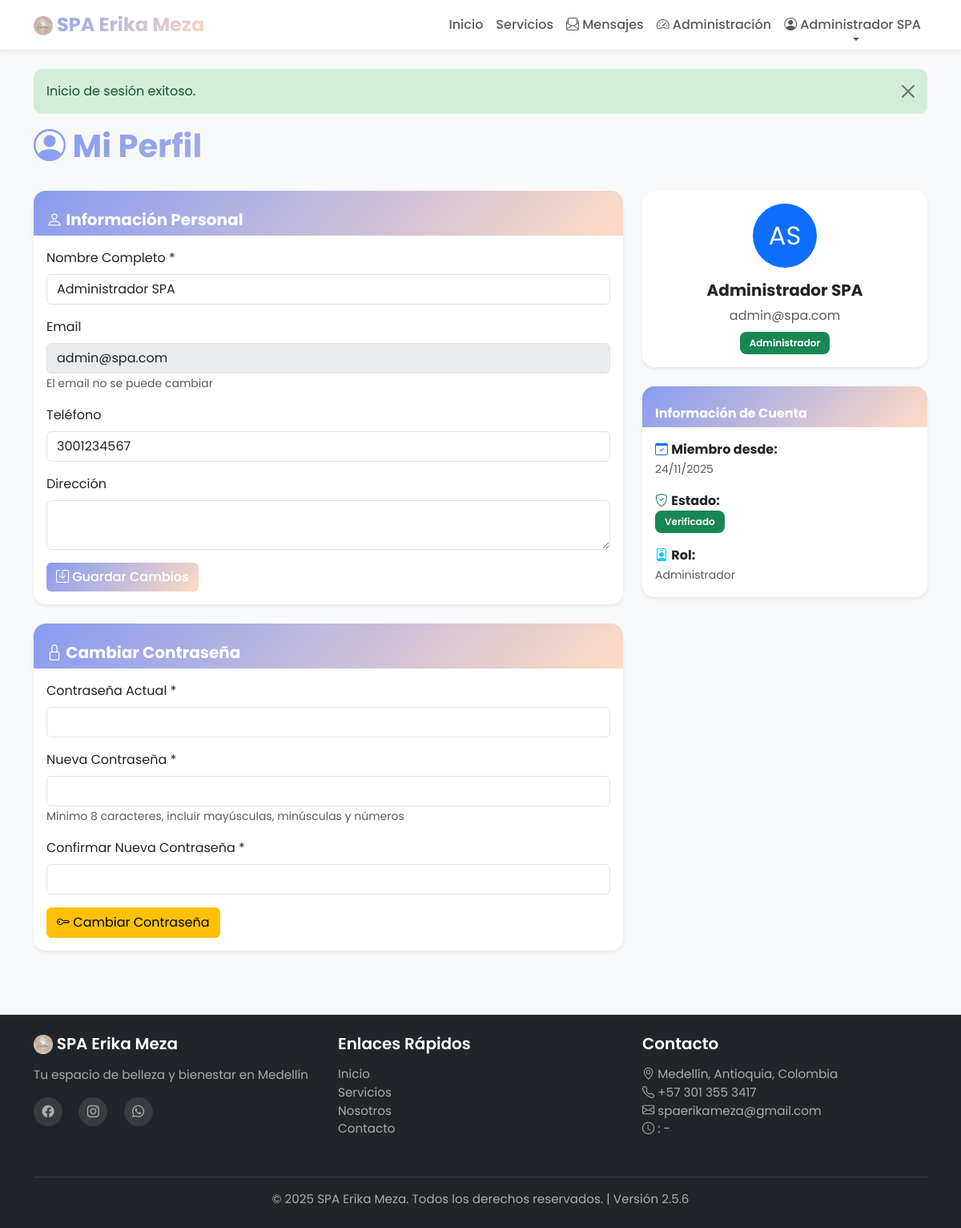
The page /index.php?page=profile (signed in) on the database its author committed.
### tables this page shows
CREATE TABLE usuarios (
    id INT AUTO_INCREMENT PRIMARY KEY,
    email VARCHAR(255) NOT NULL UNIQUE,
    password_hash VARCHAR(255) NOT NULL,
    rol ENUM('cliente', 'especialista', 'administrador') NOT NULL DEFAULT 'cliente',
    nombre VARCHAR(255) NOT NULL,
    telefono VARCHAR(20),
    direccion VARCHAR(255),
    verificado BOOLEAN DEFAULT FALSE,
    codigo_verificacion VARCHAR(6),
    expira_verificacion DATETIME,
    token_restablecido VARCHAR(100),
    expira_restablecido DATETIME,
    creado TIMESTAMP DEFAULT CURRENT_TIMESTAMP,
    actualizado TIMESTAMP DEFAULT CURRENT_TIMESTAMP ON UPDATE CURRENT_TIMESTAMP,
    INDEX idx_email (email),
    INDEX idx_role (rol)
);

### app/models/User.php (called while the page is built, shortened)
<?php
class User {
    private $conn;
    private $table = 'usuarios';
    public function __construct($db) {
        $this->conn = $db;
    }
    public function findById($id) {
        $query = "SELECT * FROM " . $this->table . " WHERE id = :id LIMIT 1";
        $stmt = $this->conn->prepare($query);
        $stmt->bindParam(':id', $id);
        $stmt->execute();
        return $stmt->fetch();
    }
}
?>

### app/helpers/sanitize.php (called while the page is built, shortened)
<?php
function e($data) {
    return htmlspecialchars($data, ENT_QUOTES, 'UTF-8');
}
function formatDate($fecha, $format = 'd/m/Y') {
    return date($format, strtotime($fecha));
}
function getInitials($nombre) {
    $words = explode(' ', $nombre);
    $initials = '';
    foreach ($words as $word) {
        $initials .= strtoupper(substr($word, 0, 1));
    }
    return substr($initials, 0, 2);
}
?>

### app/views/user/profile.php (the view, shortened to what this page needs)
<?php
require_once APP_PATH . '/models/User.php';
$database = new Database();
$db = $database->getConnection();
$userModel = new User($db);
$user = $userModel->findById(getUserId());
?>
<div class="container">
    <div class="row mb-4">
        <div class="col-12">
            <h1 class="fw-bold text-gradient">
                <i class="bi bi-person-circle"></i> Mi Perfil
            </h1>
        </div>
    </div>
    <div class="row">
        <div class="col-lg-8">
            <div class="card shadow-sm mb-4">
                <div class="card-header bg-white border-0 pt-4">
                    <h5 class="fw-bold mb-0">
                        <i class="bi bi-person"></i> Información Personal
                    </h5>
                </div>
                <div class="card-body">
                    <form action="<?php echo BASE_URL; ?>/index.php?action=update-profile" method="POST">
                        <div class="mb-3">
                            <label for="nombre" class="form-label">Nombre Completo *</label>
                            <input type="text" class="form-control" id="nombre" name="nombre"
                                   value="<?php echo e($user['nombre']); ?>" required>
                        </div>
                        <div class="mb-3">
                            <label for="email" class="form-label">Email</label>
                            <input type="email" class="form-control" id="email"
                                   value="<?php echo e($user['email']); ?>" disabled>
                            <small class="text-muted">El email no se puede cambiar</small>
                        </div>
                        <div class="mb-3">
                            <label for="telefono" class="form-label">Teléfono</label>
                            <input type="tel" class="form-control" id="telefono" name="telefono"
                                   value="<?php echo e($user['telefono']); ?>" placeholder="3001234567">
                        </div>
                        <div class="mb-3">
                            <label for="direccion" class="form-label">Dirección</label>
                            <textarea class="form-control" id="direccion" name="direccion"
                                      rows="2"><?php echo e($user['direccion'] ?? ''); ?></textarea>
                        </div>
                        <button type="submit" class="btn btn-primary">
                            <i class="bi bi-save"></i> Guardar Cambios
                        </button>
                    </form>
                </div>
            </div>
            <div class="card shadow-sm">
                <div class="card-header bg-white border-0 pt-4">
                    <h5 class="fw-bold mb-0">
                        <i class="bi bi-lock"></i> Cambiar Contraseña
                    </h5>
                </div>
                <div class="card-body">
                    <form action="<?php echo BASE_URL; ?>/index.php?action=change-password" method="POST">
                        <div class="mb-3">
                            <label for="current_password" class="form-label">Contraseña Actual *</label>
                            <input type="password" class="form-control" id="current_password"
                                   name="current_password" required>
                        </div>
                        <div class="mb-3">
                            <label for="new_password" class="form-label">Nueva Contraseña *</label>
                            <input type="password" class="form-control" id="new_password"
                                   name="new_password" required>
                            <small class="text-muted">
                                Mínimo 8 caracteres, incluir mayúsculas, minúsculas y números
                            </small>
                        </div>
                        <div class="mb-3">
                            <label for="confirm_password" class="form-label">Confirmar Nueva Contraseña *</label>
                            <input type="password" class="form-control" id="confirm_password"
                                   name="confirm_password" required>
                        </div>
                        <button type="submit" class="btn btn-warning">
                            <i class="bi bi-key"></i> Cambiar Contraseña
                        </button>
                    </form>
                </div>
            </div>
        </div>
        <div class="col-lg-4">
            <div class="card shadow-sm mb-4">
                <div class="card-body text-center">
                    <div class="mb-3">
                        <div class="bg-primary text-white rounded-circle d-inline-flex align-items-center justify-content-center"
                             style="width: 80px; height: 80px; font-size: 2rem;">
                            <?php echo getInitials($user['nombre']); ?>
                        </div>
                    </div>
                    <h5 class="fw-bold"><?php echo e($user['nombre']); ?></h5>
                    <p class="text-muted mb-2"><?php echo e($user['email']); ?></p>
                    <span class="badge bg-success">
                        <?php echo ucfirst($user['rol']); ?>
                    </span>
                </div>
            </div>
            <div class="card shadow-sm">
                <div class="card-header bg-white border-0 pt-4">
                    <h6 class="fw-bold mb-0">Información de Cuenta</h6>
                </div>
                <div class="card-body">
                    <ul class="list-unstyled mb-0">
                        <li class="mb-3">
                            <i class="bi bi-calendar-check text-primary"></i>
                            <strong>Miembro desde:</strong><br>
                            <small class="text-muted"><?php echo formatDate($user['creado']); ?></small>
                        </li>
                        <li class="mb-3">
                            <i class="bi bi-shield-check text-success"></i>
                            <strong>Estado:</strong><br>
                            <?php if ($user['verificado']): ?>
                            <span class="badge bg-success">Verificado</span>
                            <?php else: ?>
                            <span class="badge bg-warning">No Verificado</span>
                            <?php endif; ?>
                        </li>
                        <li>
                            <i class="bi bi-person-badge text-info"></i>
                            <strong>Rol:</strong><br>
                            <small class="text-muted"><?php echo ucfirst($user['rol']); ?></small>
                        </li>
                    </ul>
                </div>
            </div>
        </div>
    </div>
</div>

### public/css/style.css (style rules this page uses)
:root { --primary-color: #667eea; --secondary-color: #764ba2; --success-color: #48bb78; --danger-color: #f56565; --warning-color: #ed8936; --info-color: #4299e1; --light-color: #f7fafc; --dark-color: #2d3748; --gradient-primary: linear-gradient(135deg, #879bf1 0%, #ffdbc4 100%); }
* { margin: 0; padding: 0; box-sizing: border-box; }
body { font-family: 'Poppins', sans-serif; color: var(--dark-color); background-color: #f8f9fa; min-height: 100vh; display: flex; flex-direction: column; }
.btn-primary { background: var(--gradient-primary); border: none; transition: all 0.3s ease; font-weight: 500; }
.card { border: none; border-radius: 15px; transition: all 0.3s ease; overflow: hidden; }
.card-header { background: var(--gradient-primary); color: white; font-weight: 600; border: none; }
.badge { padding: 0.5em 0.8em; border-radius: 8px; font-weight: 500; }
.text-gradient { background: var(--gradient-primary); -webkit-background-clip: text; -webkit-text-fill-color: transparent; background-clip: text; }
.card { transition: transform 0.2s ease, box-shadow 0.2s ease; }
.badge { padding: 0.5rem 0.75rem; font-weight: 600; }

### rows shown on the page
usuarios: nombre "Administrador SPA", email "admin@spa.com", telefono "3001234567", nombre "AS", rol "Administrador", creado "24/11/2025"

### other values the page prints
APP_NAME "SPA Erika Meza"
getUserName() "Administrador SPA"
$flash['message'] "Inicio de sesión exitoso."
APP_ADDRESS "Medellín, Antioquia, Colombia"
APP_PHONE "+57 301 355 3417"
APP_EMAIL "spaerikameza@gmail.com"
APP_VERSION "2.5.6"
